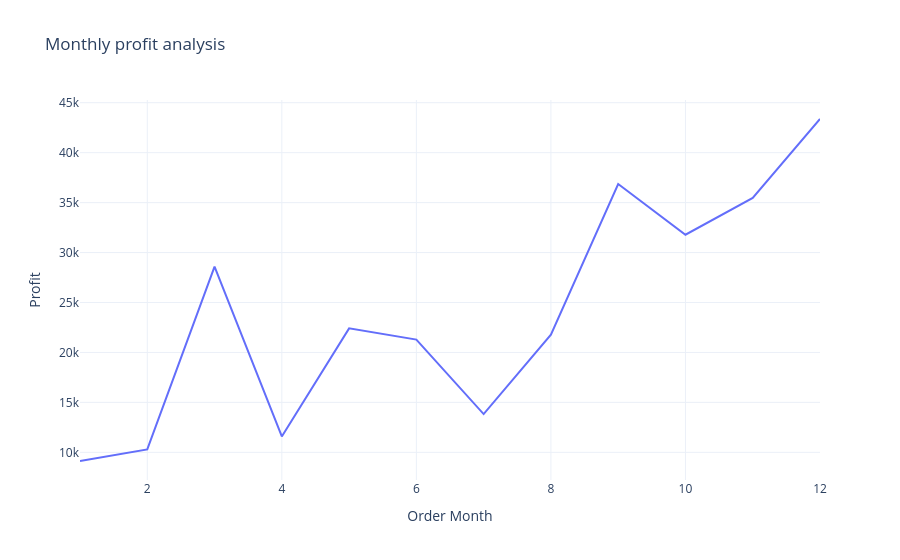

Notebook cell for this chart:
### Code cell
#bar graph create -
fig = px.line(profit_by_month,x ='Order Month', y='Profit',title='Monthly profit analysis')
fig.show()

### Figure 1 — Plotly figure (JSON) as saved in the notebook; plotly's stock layout.template omitted (floating-point values rounded to 4 significant figures)
{"data": [{"hovertemplate": "Order Month=%{x}<br>Profit=%{y}<extra></extra>", "legendgroup": "", "line": {"color": "#636efa", "dash": "solid"}, "marker": {"symbol": "circle"}, "mode": "lines", "name": "", "orientation": "v", "showlegend": false, "type": "scatter", "x": [1, 2, 3, 4, 5, 6, 7, 8, 9, 10, 11, 12], "xaxis": "x", "y": [9134.0, 10290.0, 28590.0, 11590.0, 22410.0, 21290.0, 13830.0, 21780.0, 36860.0, 31780.0, 35470.0, 43370.0], "yaxis": "y"}], "layout": {"legend": {"tracegroupgap": 0}, "title": {"text": "Monthly profit analysis"}, "xaxis": {"anchor": "y", "domain": [0, 1], "title": {"text": "Order Month"}}, "yaxis": {"anchor": "x", "domain": [0, 1], "title": {"text": "Profit"}}}}
